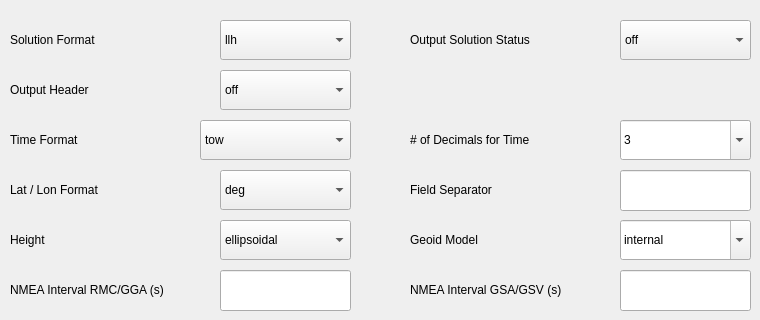
   <widget class="QWidget" name="OutputTab">
    <attribute name="title">
     <string>Output 2</string>
    </attribute>
    <widget class="QLabel" name="label_14">
     <property name="geometry">
      <rect>
       <x>10</x>
       <y>20</y>
       <width>131</width>
       <height>40</height>
      </rect>
     </property>
     <property name="text">
      <string>Solution Format</string>
     </property>
    </widget>
    <widget class="QComboBox" name="SolformatBox">
     <property name="geometry">
      <rect>
       <x>220</x>
       <y>20</y>
       <width>131</width>
       <height>40</height>
      </rect>
     </property>
     <property name="editable">
      <bool>false</bool>
     </property>
     <property name="currentIndex">
      <number>0</number>
     </property>
     <property name="frame">
      <bool>true</bool>
     </property>
     <item>
      <property name="text">
       <string>llh</string>
      </property>
     </item>
     <item>
      <property name="text">
       <string>xyz</string>
      </property>
     </item>
     <item>
      <property name="text">
       <string>enu</string>
      </property>
     </item>
     <item>
      <property name="text">
       <string>nmea</string>
      </property>
     </item>
    </widget>
    <widget class="QLabel" name="label_58">
     <property name="geometry">
      <rect>
       <x>10</x>
       <y>70</y>
       <width>131</width>
       <height>40</height>
      </rect>
     </property>
     <property name="text">
      <string>Output Header</string>
     </property>
    </widget>
    <widget class="QComboBox" name="OutheadBox">
     <property name="geometry">
      <rect>
       <x>220</x>
       <y>70</y>
       <width>131</width>
       <height>40</height>
      </rect>
     </property>
     <property name="editable">
      <bool>false</bool>
     </property>
     <property name="currentIndex">
      <number>0</number>
     </property>
     <property name="frame">
      <bool>true</bool>
     </property>
     <item>
      <property name="text">
       <string>off</string>
      </property>
     </item>
     <item>
      <property name="text">
       <string>on</string>
      </property>
     </item>
    </widget>
    <widget class="QLabel" name="label_60">
     <property name="geometry">
      <rect>
       <x>10</x>
       <y>120</y>
       <width>131</width>
       <height>40</height>
      </rect>
     </property>
     <property name="text">
      <string>Time Format</string>
     </property>
    </widget>
    <widget class="QLabel" name="label_61">
     <property name="enabled">
      <bool>true</bool>
     </property>
     <property name="geometry">
      <rect>
       <x>410</x>
       <y>120</y>
       <width>161</width>
       <height>40</height>
      </rect>
     </property>
     <property name="text">
      <string># of Decimals for Time</string>
     </property>
    </widget>
    <widget class="MyComboBox" name="TimendecBox">
     <property name="enabled">
      <bool>true</bool>
     </property>
     <property name="geometry">
      <rect>
       <x>620</x>
       <y>120</y>
       <width>131</width>
       <height>40</height>
      </rect>
     </property>
     <property name="editable">
      <bool>true</bool>
     </property>
     <property name="currentIndex">
      <number>3</number>
     </property>
     <property name="frame">
      <bool>true</bool>
     </property>
     <item>
      <property name="text">
       <string>0</string>
      </property>
     </item>
     <item>
      <property name="text">
       <string>1</string>
      </property>
     </item>
     <item>
      <property name="text">
       <string>2</string>
      </property>
     </item>
     <item>
      <property name="text">
       <string>3</string>
      </property>
     </item>
     <item>
      <property name="text">
       <string>4</string>
      </property>
     </item>
     <item>
      <property name="text">
       <string>5</string>
      </property>
     </item>
     <item>
      <property name="text">
       <string>6</string>
      </property>
     </item>
    </widget>
    <widget class="QComboBox" name="TimesysBox">
     <property name="geometry">
      <rect>
       <x>200</x>
       <y>120</y>
       <width>151</width>
       <height>40</height>
      </rect>
     </property>
     <property name="editable">
      <bool>false</bool>
     </property>
     <property name="currentIndex">
      <number>0</number>
     </property>
     <property name="frame">
      <bool>true</bool>
     </property>
     <item>
      <property name="text">
       <string>tow</string>
      </property>
     </item>
     <item>
      <property name="text">
       <string>hms</string>
      </property>
     </item>
    </widget>
    <widget class="QLabel" name="label_62">
     <property name="geometry">
      <rect>
       <x>10</x>
       <y>170</y>
       <width>131</width>
       <height>40</height>
      </rect>
     </property>
     <property name="text">
      <string>Lat / Lon Format</string>
     </property>
    </widget>
    <widget class="QLabel" name="label_63">
     <property name="enabled">
      <bool>true</bool>
     </property>
     <property name="geometry">
      <rect>
       <x>410</x>
       <y>170</y>
       <width>141</width>
       <height>40</height>
      </rect>
     </property>
     <property name="text">
      <string>Field Separator</string>
     </property>
    </widget>
    <widget class="QComboBox" name="DegformBox">
     <property name="geometry">
      <rect>
       <x>220</x>
       <y>170</y>
       <width>131</width>
       <height>40</height>
      </rect>
     </property>
     <property name="editable">
      <bool>false</bool>
     </property>
     <property name="currentIndex">
      <number>0</number>
     </property>
     <property name="frame">
      <bool>true</bool>
     </property>
     <item>
      <property name="text">
       <string>deg</string>
      </property>
     </item>
     <item>
      <property name="text">
       <string>dms</string>
      </property>
     </item>
    </widget>
    <widget class="MyLineEdit" name="FieldsepBox">
     <property name="geometry">
      <rect>
       <x>620</x>
       <y>170</y>
       <width>131</width>
       <height>41</height>
      </rect>
     </property>
     <property name="text">
      <string/>
     </property>
    </widget>
    <widget class="QLabel" name="label_64">
     <property name="geometry">
      <rect>
       <x>10</x>
       <y>220</y>
       <width>131</width>
       <height>40</height>
      </rect>
     </property>
     <property name="text">
      <string>Height</string>
     </property>
    </widget>
    <widget class="QLabel" name="label_65">
     <property name="enabled">
      <bool>true</bool>
     </property>
     <property name="geometry">
      <rect>
       <x>410</x>
       <y>270</y>
       <width>191</width>
       <height>40</height>
      </rect>
     </property>
     <property name="text">
      <string>NMEA Interval GSA/GSV (s)</string>
     </property>
    </widget>
    <widget class="QLabel" name="label_67">
     <property name="geometry">
      <rect>
       <x>410</x>
       <y>20</y>
       <width>161</width>
       <height>40</height>
      </rect>
     </property>
     <property name="text">
      <string>Output Solution Status</string>
     </property>
    </widget>
    <widget class="QLabel" name="label_68">
     <property name="geometry">
      <rect>
       <x>10</x>
       <y>270</y>
       <width>191</width>
       <height>40</height>
      </rect>
     </property>
     <property name="text">
      <string>NMEA Interval RMC/GGA (s)</string>
     </property>
    </widget>
    <widget class="QLabel" name="label_69">
     <property name="enabled">
      <bool>true</bool>
     </property>
     <property name="geometry">
      <rect>
       <x>410</x>
       <y>220</y>
       <width>141</width>
       <height>40</height>
      </rect>
     </property>
     <property name="text">
      <string>Geoid Model</string>
     </property>
    </widget>
    <widget class="MyComboBox" name="GeoidBox">
     <property name="enabled">
      <bool>true</bool>
     </property>
     <property name="geometry">
      <rect>
       <x>620</x>
       <y>220</y>
       <width>131</width>
       <height>40</height>
      </rect>
     </property>
     <property name="editable">
      <bool>true</bool>
     </property>
     <property name="currentIndex">
      <number>0</number>
     </property>
     <property name="frame">
      <bool>true</bool>
     </property>
     <item>
      <property name="text">
       <string>internal</string>
      </property>
     </item>
     <item>
      <property name="text">
       <string>egm96</string>
      </property>
     </item>
     <item>
      <property name="text">
       <string>egm08_2.5,3</string>
      </property>
     </item>
     <item>
      <property name="text">
       <string>egm08_1,4</string>
      </property>
     </item>
     <item>
      <property name="text">
       <string>gsi2000</string>
      </property>
     </item>
    </widget>
    <widget class="QComboBox" name="OutstatBox">
     <property name="geometry">
      <rect>
       <x>620</x>
       <y>20</y>
       <width>131</width>
       <height>40</height>
      </rect>
     </property>
     <property name="editable">
      <bool>false</bool>
     </property>
     <property name="currentIndex">
      <number>0</number>
     </property>
     <property name="frame">
      <bool>true</bool>
     </property>
     <item>
      <property name="text">
       <string>off</string>
      </property>
     </item>
     <item>
      <property name="text">
       <string>state</string>
      </property>
     </item>
     <item>
      <property name="text">
       <string>residual</string>
      </property>
     </item>
    </widget>
    <widget class="QComboBox" name="HeightBox">
     <property name="geometry">
      <rect>
       <x>220</x>
       <y>220</y>
       <width>131</width>
       <height>40</height>
      </rect>
     </property>
     <property name="editable">
      <bool>false</bool>
     </property>
     <property name="currentIndex">
      <number>0</number>
     </property>
     <property name="frame">
      <bool>true</bool>
     </property>
     <item>
      <property name="text">
       <string>ellipsoidal</string>
      </property>
     </item>
     <item>
      <property name="text">
       <string>geodetic</string>
      </property>
     </item>
    </widget>
    <widget class="MyLineEdit" name="Nmeaintv1Box">
     <property name="geometry">
      <rect>
       <x>220</x>
       <y>270</y>
       <width>131</width>
       <height>41</height>
      </rect>
     </property>
     <property name="text">
      <string/>
     </property>
    </widget>
    <widget class="MyLineEdit" name="Nmeaintv2Box">
     <property name="geometry">
      <rect>
       <x>620</x>
       <y>270</y>
       <width>131</width>
       <height>41</height>
      </rect>
     </property>
     <property name="text">
      <string/>
     </property>
    </widget>
   </widget>
